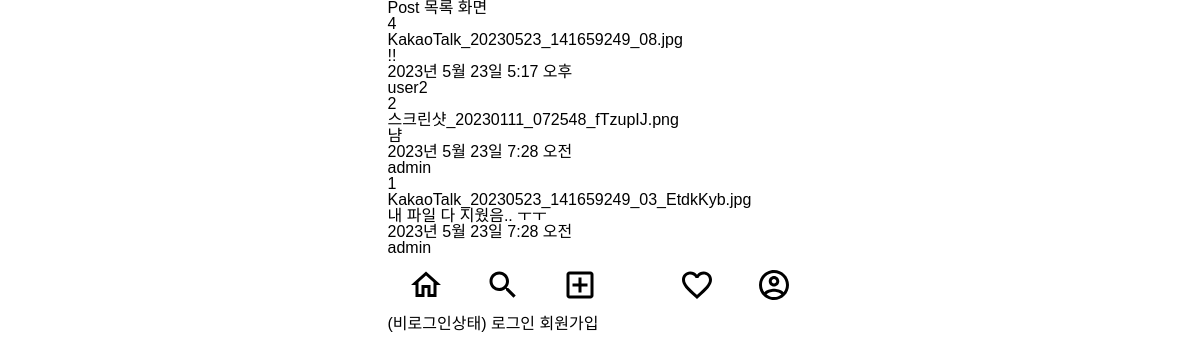
Before: /cbv/ with the older database file.
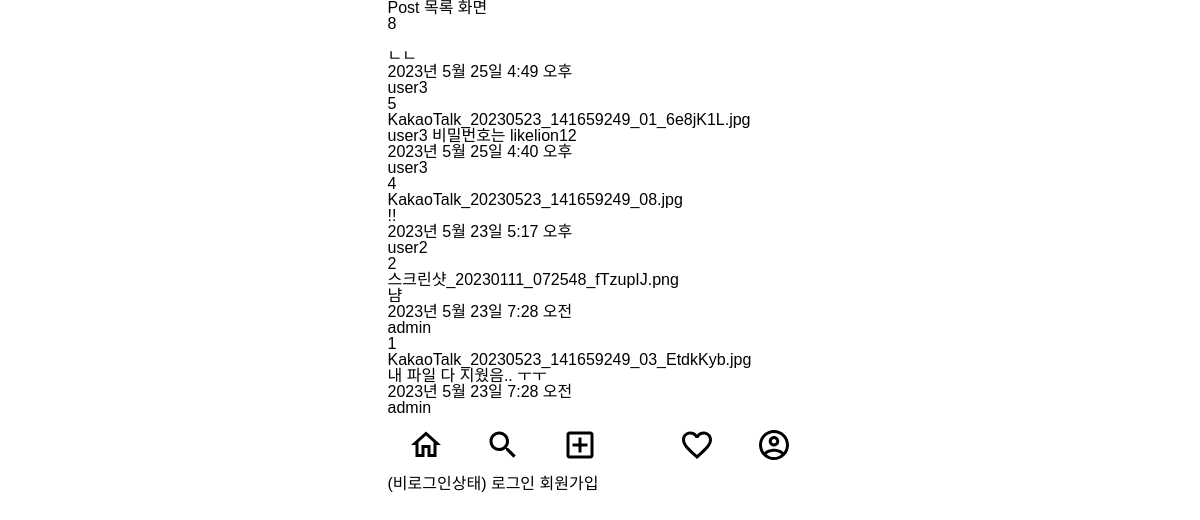
After: the same page with the newer database file.
### posts/models.py (models this page shows)
class Post(models.Model):
    image = models.ImageField(verbose_name='이미지',null=True, blank=True)
    content = models.TextField(verbose_name='내용')
    created_at = models.DateTimeField(verbose_name='작성일',auto_now_add= True)
    view_count = models.IntegerField(verbose_name='조회수',default = 0 )
    writer = models.ForeignKey(to=User, on_delete = models.CASCADE, null=True, blank=True)

### users/models.py (models this page shows)
class User(AbstractUser):
    phone = models.CharField(verbose_name='전화번호', max_length=11)
    objects = UserManager()

### posts/views.py (the view)
# urls.py: path('cbv/', class_view.as_view()),
class class_view(ListView):
    model = Post
    ordering= ['-id']

### templates/posts/post_list.html (shortened to what this page needs)
{%extends 'base.html' %}
{% block content %}
    <h1>Post 목록 화면</h1>
    {% for post in post_list %}
        <div>
        {{ post.id }}<br/>
        {{ post.image }}<br/>
        {{ post.content }}<br/>
        {{ post.created_at }}<br/>
        {{ post.writer }}<br/>
        </div>
    {%endfor%}
    {% endblock%}

### templates/base.html (shortened to what this page needs)
{% load static %}
<!DOCTYPE html>
<html lang="ko">
<head>
    <link rel="stylesheet" href="{%static 'css/reset.css' %}">
    <link rel="stylesheet" href="{%static 'css/index.css' %}">
</head>
<body class="container">
    <div>
        {% block content %}
        {% endblock%}
    </div>
    <div>
        <nav>
           <ul class="bottom-menu-group">
            <li>
                <a href="{% url 'index' %}">
                <img src ="{% static 'icons\home_outlined_black_36dp.svg' %}" alt='홈'>
                </a>
            </li>
                <li><img src ="{% static 'icons\search_outlined_black_36dp.svg' %}" alt='검색'></li>
            <li>
                <a href="{% url 'posts:post-create' %}">
                <img src ="{% static 'icons\add_box_outlined_black_36dp.svg' %}" alt='글쓰기'></li>
                <li><img src ="{% static 'icons\favorite_outlined_black_36dp.svg' %}" alt='좋아요'></li>
            <li><img src ="{% static 'icons\account_circle_outlined_black_36dp.svg' %}" alt='프로필'></li>
           </ul>
        </nav>
    </div>
    {% if request.user.is_authenticated %}
    <span>
        로그인상태: {{ request.user.username}}
        <a href="{% url 'accounts:logout'%}">로그아웃</a>
    </span>
    {% else %}
    <span>(비로그인상태)
        <a href="{% url 'accounts:login'%}">로그인</a>
        <a href="{% url 'accounts:signup'%}">회원가입</a>
    </span>
    {% endif %}
</body>
</html>

### static/css/index.css (style rules this page uses)
.container { display: flex; flex-direction: column; max-width: 425px; }
body { font-family: 'Noto Sans KR', sans-serif; margin: 0 auto 60px auto; }
.bottom-menu-group { display: flex; height: 60px; align-items: center; justify-content: space-around; background-color: #FFFFFF; }

Changed rows visible on the page:
added Post: id "8", content "ㄴㄴ", created_at "2023년 5월 25일 4:49 오후", writer "user3"
added Post: id "5", image "KakaoTalk_20230523_141659249_01_6e8jK1L.jpg", content "user3 비밀번호는 likelion12", created_at "2023년 5월 25일 4:40 오후", writer "user3"
